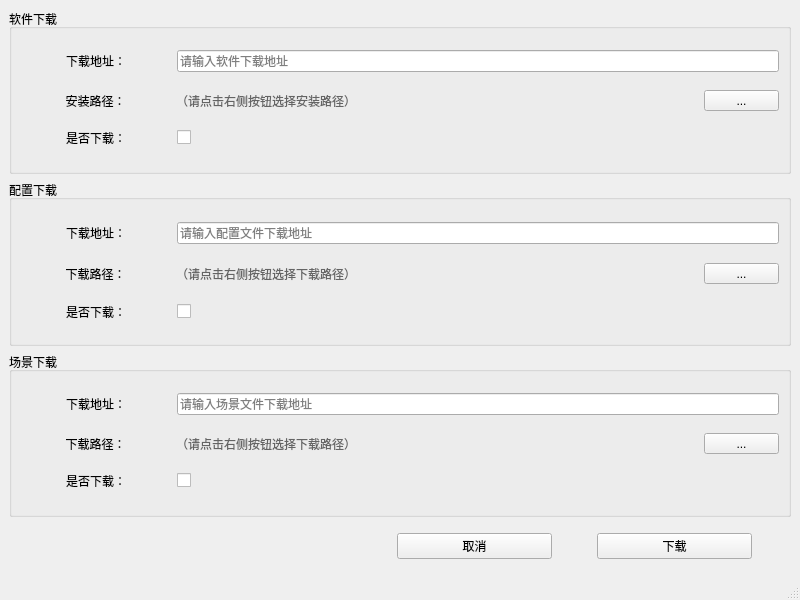
<?xml version="1.0" encoding="UTF-8"?>
<ui version="4.0">
 <class>MainWindow</class>
 <widget class="QMainWindow" name="MainWindow">
  <property name="geometry">
   <rect>
    <x>0</x>
    <y>0</y>
    <width>800</width>
    <height>600</height>
   </rect>
  </property>
  <property name="sizePolicy">
   <sizepolicy hsizetype="Fixed" vsizetype="Fixed">
    <horstretch>0</horstretch>
    <verstretch>0</verstretch>
   </sizepolicy>
  </property>
  <property name="windowTitle">
   <string>MaintenanceTool</string>
  </property>
  <widget class="QWidget" name="centralwidget">
   <layout class="QVBoxLayout" name="verticalLayout" stretch="4,4,4,1">
    <item>
     <widget class="QGroupBox" name="groupBoxApp">
      <property name="title">
       <string>软件下载</string>
      </property>
      <layout class="QVBoxLayout" name="verticalLayout_2">
       <item>
        <layout class="QHBoxLayout" name="horizontalLayout_2" stretch="2,8">
         <item>
          <widget class="QLabel" name="label">
           <property name="text">
            <string>下载地址：</string>
           </property>
           <property name="alignment">
            <set>Qt::AlignCenter</set>
           </property>
          </widget>
         </item>
         <item>
          <widget class="QLineEdit" name="leAppUrl">
           <property name="placeholderText">
            <string>请输入软件下载地址</string>
           </property>
          </widget>
         </item>
        </layout>
       </item>
       <item>
        <layout class="QHBoxLayout" name="horizontalLayout_3" stretch="2,7,1">
         <item>
          <widget class="QLabel" name="label_2">
           <property name="text">
            <string>安装路径：</string>
           </property>
           <property name="alignment">
            <set>Qt::AlignCenter</set>
           </property>
          </widget>
         </item>
         <item>
          <widget class="QLabel" name="lbAppPath">
           <property name="styleSheet">
            <string notr="true">color: rgb(100, 100, 100);</string>
           </property>
           <property name="text">
            <string>（请点击右侧按钮选择安装路径）</string>
           </property>
           <property name="textFormat">
            <enum>Qt::AutoText</enum>
           </property>
          </widget>
         </item>
         <item>
          <widget class="QToolButton" name="tbAppPath">
           <property name="sizePolicy">
            <sizepolicy hsizetype="Preferred" vsizetype="Fixed">
             <horstretch>0</horstretch>
             <verstretch>0</verstretch>
            </sizepolicy>
           </property>
           <property name="text">
            <string>...</string>
           </property>
          </widget>
         </item>
        </layout>
       </item>
       <item>
        <layout class="QHBoxLayout" name="horizontalLayout_4" stretch="2,8">
         <item>
          <widget class="QLabel" name="label_3">
           <property name="text">
            <string>是否下载：</string>
           </property>
           <property name="alignment">
            <set>Qt::AlignCenter</set>
           </property>
          </widget>
         </item>
         <item>
          <widget class="QCheckBox" name="cbApp">
           <property name="text">
            <string/>
           </property>
          </widget>
         </item>
        </layout>
       </item>
      </layout>
     </widget>
    </item>
    <item>
     <widget class="QGroupBox" name="groupBoxCfg">
      <property name="title">
       <string>配置下载</string>
      </property>
      <layout class="QVBoxLayout" name="verticalLayout_3">
       <item>
        <layout class="QHBoxLayout" name="horizontalLayout_5" stretch="2,8">
         <item>
          <widget class="QLabel" name="label_4">
           <property name="text">
            <string>下载地址：</string>
           </property>
           <property name="alignment">
            <set>Qt::AlignCenter</set>
           </property>
          </widget>
         </item>
         <item>
          <widget class="QLineEdit" name="leCfgUrl">
           <property name="placeholderText">
            <string>请输入配置文件下载地址</string>
           </property>
          </widget>
         </item>
        </layout>
       </item>
       <item>
        <layout class="QHBoxLayout" name="horizontalLayout_6" stretch="2,7,1">
         <item>
          <widget class="QLabel" name="label_5">
           <property name="text">
            <string>下载路径：</string>
           </property>
           <property name="alignment">
            <set>Qt::AlignCenter</set>
           </property>
          </widget>
         </item>
         <item>
          <widget class="QLabel" name="lbCfgPath">
           <property name="styleSheet">
            <string notr="true">color: rgb(100, 100, 100);</string>
           </property>
           <property name="text">
            <string>（请点击右侧按钮选择下载路径）</string>
           </property>
          </widget>
         </item>
         <item>
          <widget class="QToolButton" name="tbCfgPath">
           <property name="sizePolicy">
            <sizepolicy hsizetype="Preferred" vsizetype="Fixed">
             <horstretch>0</horstretch>
             <verstretch>0</verstretch>
            </sizepolicy>
           </property>
           <property name="text">
            <string>...</string>
           </property>
          </widget>
         </item>
        </layout>
       </item>
       <item>
        <layout class="QHBoxLayout" name="horizontalLayout_7" stretch="2,8">
         <item>
          <widget class="QLabel" name="label_6">
           <property name="text">
            <string>是否下载：</string>
           </property>
           <property name="alignment">
            <set>Qt::AlignCenter</set>
           </property>
          </widget>
         </item>
         <item>
          <widget class="QCheckBox" name="cbCfg">
           <property name="text">
            <string/>
           </property>
          </widget>
         </item>
        </layout>
       </item>
      </layout>
     </widget>
    </item>
    <item>
     <widget class="QGroupBox" name="groupBox">
      <property name="title">
       <string>场景下载</string>
      </property>
      <layout class="QVBoxLayout" name="verticalLayout_4">
       <item>
        <layout class="QHBoxLayout" name="horizontalLayout_8" stretch="2,8">
         <item>
          <widget class="QLabel" name="label_7">
           <property name="text">
            <string>下载地址：</string>
           </property>
           <property name="alignment">
            <set>Qt::AlignCenter</set>
           </property>
          </widget>
         </item>
         <item>
          <widget class="QLineEdit" name="leSceneUrl">
           <property name="text">
            <string/>
           </property>
           <property name="placeholderText">
            <string>请输入场景文件下载地址</string>
           </property>
          </widget>
         </item>
        </layout>
       </item>
       <item>
        <layout class="QHBoxLayout" name="horizontalLayout_10" stretch="2,7,1">
         <item>
          <widget class="QLabel" name="label_8">
           <property name="text">
            <string>下载路径：</string>
           </property>
           <property name="alignment">
            <set>Qt::AlignCenter</set>
           </property>
          </widget>
         </item>
         <item>
          <widget class="QLabel" name="lbScenePath">
           <property name="styleSheet">
            <string notr="true">color: rgb(100, 100, 100);</string>
           </property>
           <property name="text">
            <string>（请点击右侧按钮选择下载路径）</string>
           </property>
          </widget>
         </item>
         <item>
          <widget class="QToolButton" name="tbScenePath">
           <property name="sizePolicy">
            <sizepolicy hsizetype="Preferred" vsizetype="Fixed">
             <horstretch>0</horstretch>
             <verstretch>0</verstretch>
            </sizepolicy>
           </property>
           <property name="text">
            <string>...</string>
           </property>
          </widget>
         </item>
        </layout>
       </item>
       <item>
        <layout class="QHBoxLayout" name="horizontalLayout_9" stretch="2,8">
         <item>
          <widget class="QLabel" name="label_9">
           <property name="text">
            <string>是否下载：</string>
           </property>
           <property name="alignment">
            <set>Qt::AlignCenter</set>
           </property>
          </widget>
         </item>
         <item>
          <widget class="QCheckBox" name="cbScene">
           <property name="text">
            <string/>
           </property>
          </widget>
         </item>
        </layout>
       </item>
      </layout>
     </widget>
    </item>
    <item>
     <layout class="QHBoxLayout" name="horizontalLayout" stretch="10,4,1,4,1">
      <property name="topMargin">
       <number>10</number>
      </property>
      <property name="bottomMargin">
       <number>10</number>
      </property>
      <item>
       <spacer name="horizontalSpacer_2">
        <property name="orientation">
         <enum>Qt::Horizontal</enum>
        </property>
        <property name="sizeHint" stdset="0">
         <size>
          <width>40</width>
          <height>20</height>
         </size>
        </property>
       </spacer>
      </item>
      <item>
       <widget class="QPushButton" name="btnCancel">
        <property name="text">
         <string>取消</string>
        </property>
       </widget>
      </item>
      <item>
       <spacer name="horizontalSpacer">
        <property name="orientation">
         <enum>Qt::Horizontal</enum>
        </property>
        <property name="sizeHint" stdset="0">
         <size>
          <width>40</width>
          <height>20</height>
         </size>
        </property>
       </spacer>
      </item>
      <item>
       <widget class="QPushButton" name="btnDownload">
        <property name="text">
         <string>下载</string>
        </property>
       </widget>
      </item>
      <item>
       <spacer name="horizontalSpacer_3">
        <property name="orientation">
         <enum>Qt::Horizontal</enum>
        </property>
        <property name="sizeHint" stdset="0">
         <size>
          <width>40</width>
          <height>20</height>
         </size>
        </property>
       </spacer>
      </item>
     </layout>
    </item>
   </layout>
  </widget>
  <widget class="QMenuBar" name="menubar">
   <property name="geometry">
    <rect>
     <x>0</x>
     <y>0</y>
     <width>800</width>
     <height>26</height>
    </rect>
   </property>
  </widget>
  <widget class="QStatusBar" name="statusbar"/>
 </widget>
 <resources/>
 <connections/>
</ui>
